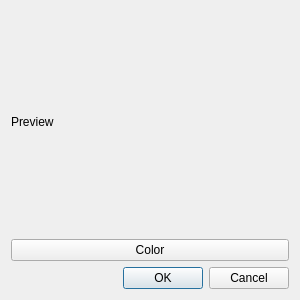
<?xml version="1.0" encoding="UTF-8"?>
<ui version="4.0">
 <class>BrushDialog</class>
 <widget class="QDialog" name="Dialog">
  <property name="geometry">
   <rect>
    <x>0</x>
    <y>0</y>
    <width>300</width>
    <height>300</height>
   </rect>
  </property>
  <property name="minimumSize">
   <size>
    <width>300</width>
    <height>300</height>
   </size>
  </property>
  <property name="maximumSize">
   <size>
    <width>300</width>
    <height>300</height>
   </size>
  </property>
  <property name="windowTitle">
   <string>Brush</string>
  </property>
  <layout class="QVBoxLayout" name="verticalLayout">
   <item>
    <widget class="QLabel" name="lblPreview">
     <property name="text">
      <string>Preview</string>
     </property>
    </widget>
   </item>
   <item>
    <widget class="QPushButton" name="btnColor">
     <property name="sizePolicy">
      <sizepolicy hsizetype="Minimum" vsizetype="Fixed">
       <horstretch>0</horstretch>
       <verstretch>0</verstretch>
      </sizepolicy>
     </property>
     <property name="text">
      <string>Color</string>
     </property>
    </widget>
   </item>
   <item>
    <widget class="QDialogButtonBox" name="buttonBox">
     <property name="orientation">
      <enum>Qt::Horizontal</enum>
     </property>
     <property name="standardButtons">
      <set>QDialogButtonBox::Cancel|QDialogButtonBox::Ok</set>
     </property>
     <property name="centerButtons">
      <bool>false</bool>
     </property>
    </widget>
   </item>
  </layout>
 </widget>
 <resources/>
 <connections>
  <connection>
   <sender>buttonBox</sender>
   <signal>accepted()</signal>
   <receiver>Dialog</receiver>
   <slot>accept()</slot>
   <hints>
    <hint type="sourcelabel">
     <x>248</x>
     <y>254</y>
    </hint>
    <hint type="destinationlabel">
     <x>157</x>
     <y>274</y>
    </hint>
   </hints>
  </connection>
  <connection>
   <sender>buttonBox</sender>
   <signal>rejected()</signal>
   <receiver>Dialog</receiver>
   <slot>reject()</slot>
   <hints>
    <hint type="sourcelabel">
     <x>316</x>
     <y>260</y>
    </hint>
    <hint type="destinationlabel">
     <x>286</x>
     <y>274</y>
    </hint>
   </hints>
  </connection>
 </connections>
</ui>
